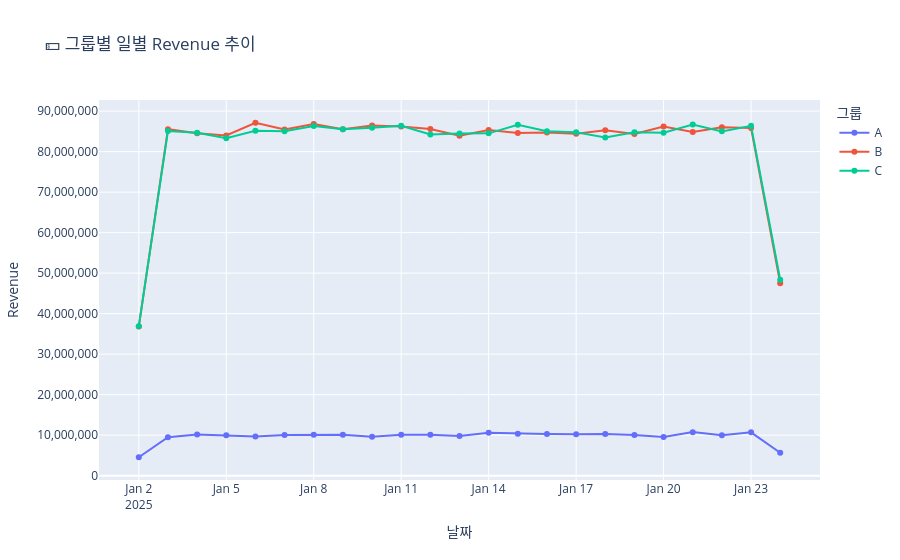

Here is the notebook cell this chart was saved with:
### Markdown cell above
#### 3-4. 시간에 따른 그룹별 revenue 추이
- A 그룹은 수익이 1천만 미만으로 아주 낮은 수준
- B, C 그룹은 약 8천만 ~ 9천만 단위로 매우 높은 수준

### Code cell
import pandas as pd
import plotly.express as px

# 날짜 컬럼 생성
data['ts'] = pd.to_datetime(data['ts'])
data['date'] = data['ts'].dt.date

# 일별 그룹별 revenue 집계
daily_revenue = (
    data.groupby(['date', 'grp'])['amount']
    .sum()
    .reset_index(name='daily_revenue')
)

# 시각화
fig = px.line(daily_revenue, x='date', y='daily_revenue', color='grp',
              title='💵 그룹별 일별 Revenue 추이',
              labels={'date': '날짜', 'daily_revenue': '총 결제 금액', 'grp': '그룹'})
fig.update_traces(mode='lines+markers')
fig.update_layout(yaxis_tickformat=",", xaxis_title="날짜", yaxis_title="Revenue")
fig.show()

### Figure 1 — Plotly figure (JSON) as saved in the notebook; plotly's stock layout.template omitted (floating-point values rounded to 4 significant figures)
{"data": [{"hovertemplate": "그룹=A<br>날짜=%{x}<br>총 결제 금액=%{y}<extra></extra>", "legendgroup": "A", "line": {"color": "#636efa", "dash": "solid"}, "marker": {"symbol": "circle"}, "mode": "lines+markers", "name": "A", "orientation": "v", "showlegend": true, "type": "scatter", "x": ["2025-01-02", "2025-01-03", "2025-01-04", "2025-01-05", "2025-01-06", "2025-01-07", "2025-01-08", "2025-01-09", "2025-01-10", "2025-01-11", "2025-01-12", "2025-01-13", "2025-01-14", "2025-01-15", "2025-01-16", "2025-01-17", "2025-01-18", "2025-01-19", "2025-01-20", "2025-01-21", "2025-01-22", "2025-01-23", "2025-01-24"], "xaxis": "x", "y": [4548337, 9486162, 10156352, 10009132, 9697864, 10071424, 10125691, 10121568, 9635064, 10113460, 10132849, 9790649, 10579504, 10349903, 10262441, 10204869, 10261065, 10015791, 9555932, 10750205, 9977323, 10702783, 5656633], "yaxis": "y"}, {"hovertemplate": "그룹=B<br>날짜=%{x}<br>총 결제 금액=%{y}<extra></extra>", "legendgroup": "B", "line": {"color": "#EF553B", "dash": "solid"}, "marker": {"symbol": "circle"}, "mode": "lines+markers", "name": "B", "orientation": "v", "showlegend": true, "type": "scatter", "x": ["2025-01-02", "2025-01-03", "2025-01-04", "2025-01-05", "2025-01-06", "2025-01-07", "2025-01-08", "2025-01-09", "2025-01-10", "2025-01-11", "2025-01-12", "2025-01-13", "2025-01-14", "2025-01-15", "2025-01-16", "2025-01-17", "2025-01-18", "2025-01-19", "2025-01-20", "2025-01-21", "2025-01-22", "2025-01-23", "2025-01-24"], "xaxis": "x", "y": [36794991, 85531551, 84514035, 83966524, 87121336, 85440862, 86817077, 85540399, 86424339, 86191390, 85599216, 83897462, 85336546, 84580534, 84735317, 84420229, 85286632, 84348391, 86173490, 84844809, 86024709, 85848260, 47508796], "yaxis": "y"}, {"hovertemplate": "그룹=C<br>날짜=%{x}<br>총 결제 금액=%{y}<extra></extra>", "legendgroup": "C", "line": {"color": "#00cc96", "dash": "solid"}, "marker": {"symbol": "circle"}, "mode": "lines+markers", "name": "C", "orientation": "v", "showlegend": true, "type": "scatter", "x": ["2025-01-02", "2025-01-03", "2025-01-04", "2025-01-05", "2025-01-06", "2025-01-07", "2025-01-08", "2025-01-09", "2025-01-10", "2025-01-11", "2025-01-12", "2025-01-13", "2025-01-14", "2025-01-15", "2025-01-16", "2025-01-17", "2025-01-18", "2025-01-19", "2025-01-20", "2025-01-21", "2025-01-22", "2025-01-23", "2025-01-24"], "xaxis": "x", "y": [36914653, 85072454, 84677696, 83271978, 85137191, 85004265, 86318148, 85523689, 85866594, 86391230, 84201134, 84460259, 84507696, 86631880, 85038820, 84745437, 83509363, 84768692, 84680719, 86677757, 84995871, 86353245, 48388580], "yaxis": "y"}], "layout": {"legend": {"title": {"text": "그룹"}, "tracegroupgap": 0}, "title": {"text": "💵 그룹별 일별 Revenue 추이"}, "xaxis": {"anchor": "y", "domain": [0, 1], "title": {"text": "날짜"}}, "yaxis": {"anchor": "x", "domain": [0, 1], "tickformat": ",", "title": {"text": "Revenue"}}}}
